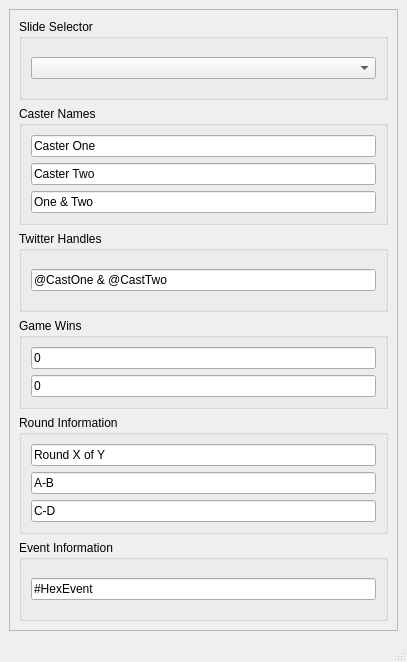
<?xml version="1.0" encoding="UTF-8"?>
<ui version="4.0">
 <class>MainWindow</class>
 <widget class="QMainWindow" name="MainWindow">
  <property name="geometry">
   <rect>
    <x>0</x>
    <y>0</y>
    <width>407</width>
    <height>662</height>
   </rect>
  </property>
  <property name="windowTitle">
   <string>Hex Coverage Dashboard</string>
  </property>
  <widget class="QWidget" name="centralwidget">
   <layout class="QVBoxLayout" name="verticalLayout_8">
    <item>
     <widget class="QFrame" name="frame">
      <property name="frameShape">
       <enum>QFrame::StyledPanel</enum>
      </property>
      <property name="frameShadow">
       <enum>QFrame::Raised</enum>
      </property>
      <layout class="QVBoxLayout" name="verticalLayout_5">
       <item>
        <widget class="QGroupBox" name="currentSlide">
         <property name="title">
          <string>Slide Selector</string>
         </property>
         <layout class="QVBoxLayout" name="verticalLayout_7">
          <item>
           <widget class="QComboBox" name="slideSelector"/>
          </item>
         </layout>
        </widget>
       </item>
       <item>
        <widget class="QGroupBox" name="castersBox">
         <property name="title">
          <string>Caster Names</string>
         </property>
         <layout class="QVBoxLayout" name="verticalLayout">
          <item>
           <widget class="QLineEdit" name="casterName2">
            <property name="text">
             <string>Caster One</string>
            </property>
           </widget>
          </item>
          <item>
           <widget class="QLineEdit" name="casterName1">
            <property name="text">
             <string>Caster Two</string>
            </property>
           </widget>
          </item>
          <item>
           <widget class="QLineEdit" name="castersShort">
            <property name="text">
             <string>One &amp; Two</string>
            </property>
           </widget>
          </item>
         </layout>
        </widget>
       </item>
       <item>
        <widget class="QGroupBox" name="twitterBox">
         <property name="title">
          <string>Twitter Handles</string>
         </property>
         <layout class="QVBoxLayout" name="verticalLayout_2">
          <item>
           <widget class="QLineEdit" name="twitterHandles">
            <property name="text">
             <string>@CastOne &amp; @CastTwo</string>
            </property>
           </widget>
          </item>
         </layout>
        </widget>
       </item>
       <item>
        <widget class="QGroupBox" name="gamesBox">
         <property name="title">
          <string>Game Wins</string>
         </property>
         <layout class="QVBoxLayout" name="verticalLayout_6">
          <item>
           <widget class="QLineEdit" name="gameWinsTop">
            <property name="text">
             <string>0</string>
            </property>
           </widget>
          </item>
          <item>
           <widget class="QLineEdit" name="gameWinsBottom">
            <property name="text">
             <string>0</string>
            </property>
           </widget>
          </item>
         </layout>
        </widget>
       </item>
       <item>
        <widget class="QGroupBox" name="roundBox">
         <property name="title">
          <string>Round Information</string>
         </property>
         <layout class="QVBoxLayout" name="verticalLayout_3">
          <item>
           <widget class="QLineEdit" name="roundInformation">
            <property name="text">
             <string>Round X of Y</string>
            </property>
           </widget>
          </item>
          <item>
           <widget class="QLineEdit" name="playerRecord1">
            <property name="text">
             <string>A-B</string>
            </property>
           </widget>
          </item>
          <item>
           <widget class="QLineEdit" name="playerRecord2">
            <property name="text">
             <string>C-D</string>
            </property>
           </widget>
          </item>
         </layout>
        </widget>
       </item>
       <item>
        <widget class="QGroupBox" name="eventBox">
         <property name="title">
          <string>Event Information</string>
         </property>
         <layout class="QVBoxLayout" name="verticalLayout_4">
          <item>
           <widget class="QLineEdit" name="hashTag">
            <property name="text">
             <string>#HexEvent</string>
            </property>
           </widget>
          </item>
         </layout>
        </widget>
       </item>
      </layout>
     </widget>
    </item>
   </layout>
  </widget>
  <widget class="QMenuBar" name="menubar">
   <property name="geometry">
    <rect>
     <x>0</x>
     <y>0</y>
     <width>407</width>
     <height>22</height>
    </rect>
   </property>
  </widget>
  <widget class="QStatusBar" name="statusbar"/>
 </widget>
 <resources/>
 <connections/>
</ui>
